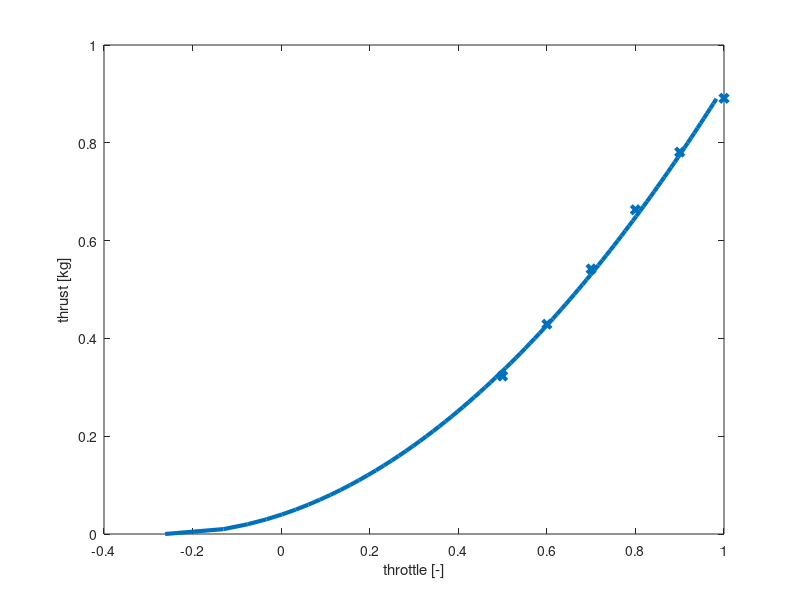

This chart was generated by the following MATLAB code:
% computes ka and kb from two-point measured thrust

% masses of UAV
mass = [
0.323;
0.429;
0.542;
0.663;
0.781;
0.891;
];

% thrusts needed to hover
thrust = [
0.5;
0.6;
0.7;
0.8;
0.9;
1.0;
];

thrust

%%%%%%%%%%%%%%%%%%%%%%%%%%%%%%%%%%%%%%%%%%%%%%%%%%%%%
%%%%%%%%%%%%%%%%%%%%%%%%%%%%%%%%%%%%%%%%%%%%%%%%%%%%%

% the gravitational acceleration
g = 9.81;

% create the main matrix
A = ones(length(mass), 3);

for i=1:length(mass)
  A(i, 1) = sqrt((mass(i)*g));
  A(i, 2) = 1.0;
  A(i, 3) = mass(i)*g*0;
end

% print A
A;

% compute the linear coeficients
X = A\thrust;

% plot the constants
ka = X(1)
kb = X(2)
kc = X(3)

% plot
fig = figure(1);
y = 0:0.01:mass(end);
x = [];
for i=1:length(y)
  x(i) = ka*sqrt(y(i)*g) + kb + kc*y(i)*g*0;
end

hold off
plot(x, y, 'linewidth', 3)
hold on
scatter(thrust, mass, 'x', 'linewidth', 3)
xlabel('throttle [-]')
ylabel('thrust [kg]')
